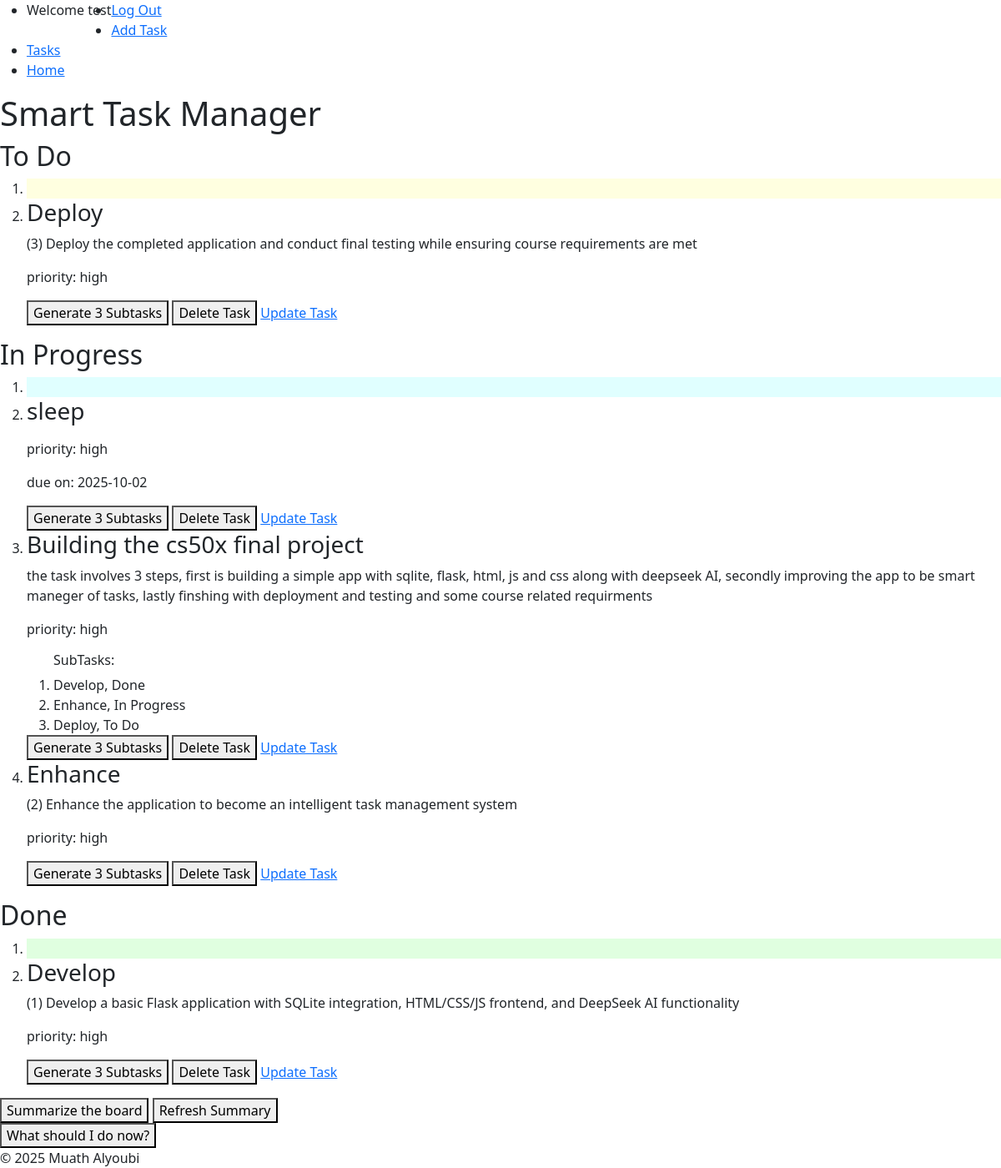
Page / (signed in) on the earlier database version.
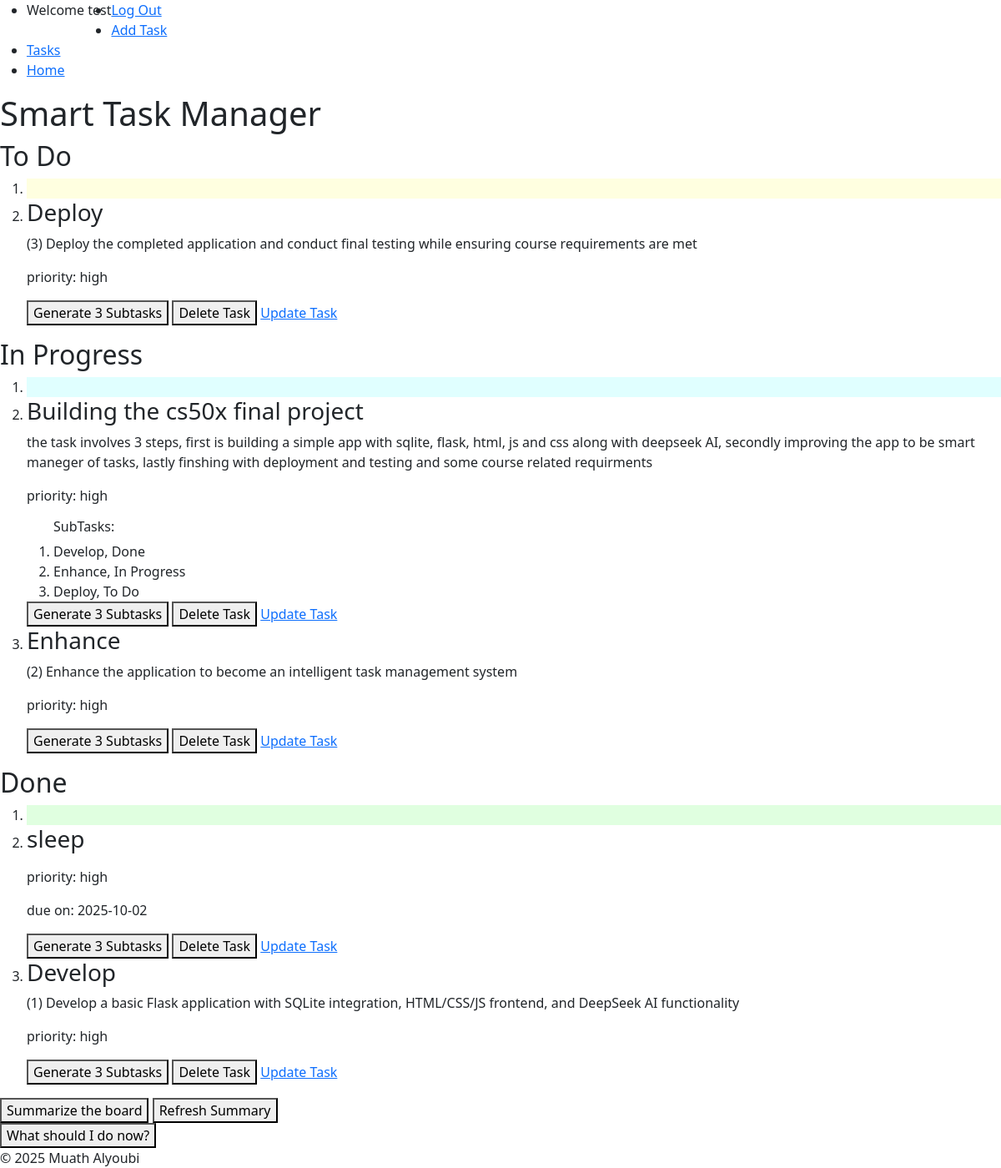
Same page on the later database version.
### tables this page shows
CREATE TABLE tasks(
                id INTEGER PRIMARY KEY AUTOINCREMENT NOT NULL,
                title TEXT NOT NULL,
                user_id INTEGER NOT NULL,
                description TEXT,
                status TEXT NOT NULL DEFAULT 'To Do',
                created_at TIMESTAMP DEFAULT CURRENT_TIMESTAMP, 
                priority TEXT NOT NULL, 
                due_date DATE, parent_id INTEGER DEFAULT NULL,  
                FOREIGN KEY (user_id) REFERENCES users(id) ON DELETE CASCADE
                );

### app.py (the view)
@app.route("/")
@login_required
def index():
    tasks = get_tasks_by_user(session["user_id"])
    subtasks = get_subtasks(session["user_id"])
    return render_template("index.html", tasks=tasks, subtasks=subtasks)

### db.py (called while the page is built)
def get_db():
    if "db" not in g:
        g.db = sqlite3.connect(
            DATABASE,
            detect_types=sqlite3.PARSE_DECLTYPES,
            check_same_thread=False
        )
        g.db.row_factory = sqlite3.Row
    return g.db

def get_tasks_by_user(user_id):
    db = get_db()
    return db.execute(
        """SELECT * FROM tasks WHERE user_id = ? ORDER BY
        CASE WHEN due_date IS NULL THEN 1 ELSE 0 END,
        due_date ASC,
        CASE priority
            WHEN 'high' THEN 1
            WHEN 'medium' THEN 2
            WHEN 'low' THEN 3
        END ASC;
        """,(user_id,)).fetchall()

def get_subtasks(user_id):
    db = get_db()
    return db.execute(
        "SELECT * FROM tasks WHERE user_id = ? AND parent_id IS NOT NULL ORDER BY parent_id",
        (user_id,)).fetchall()

### helpers.py (called while the page is built)
def login_required(f):
    @wraps(f)
    def decorated_function(*args, **kwargs):
        if session.get("user_id") is None:
            return redirect(url_for('login', next=request.url))
        return f(*args, **kwargs)
    return decorated_function

### templates/index.html (shortened to what this page needs)
{% extends "layout.html" %}
{% block body %}
        <header>
            <h1>Smart Task Manager</h1>
        </header>
        <main>
            <section id="kanban-board">
                <section id="todo-column" aria-labelledby="todo-heading" >
                    <h2 id="todo-heading">To Do</h2>
                    <ol class = "task-list" id="To Do">
                        <li style="background-color: #FFFFE0"></li>
                        {% for task in tasks %}
                            {% if task.status == 'To Do' %}
                                <li id="{{ task.id }}" class="task" draggable="true">
                                    <h3>{{ task.title }}</h3>
                                    <p>{{ task.description }}</p>
                                    <p>priority: {{ task.priority }}</p>
                                    {% set ns = namespace(printed=false) %}
                                    <button onclick="generateTask('{{ task.id}}')" id="sub-task">Generate 3 Subtasks</button>
                                    <button onclick="deleteTask('{{ task.id }}')" id="delete-task">Delete Task</button>
                                    <a href="{{ url_for('editTask', id=task.id) }}" id="update-task">Update Task</a>
                                </li>
                            {% endif %}
                        {% endfor %}
                    </ol>
                </section>
                <section id="in-progress-column"  aria-labelledby="in-progress-heading">
                    <h2 id="in-progress-heading">In Progress</h2>
                    <ol class = "task-list" id="In Progress">
                        <li style="background-color: #E0FFFF"></li>
                        {% for task in tasks %}
                            {% if task.status == 'In Progress' %}
                                <li id="{{ task.id }}" class="task" draggable="true">
                                    <h3>{{ task.title }}</h3>
                                    <p>{{ task.description }}</p>
                                    <p>priority: {{ task.priority }}</p>
                                    {% if task.due_date is not none %}
                                        <p>due on: {{ task.due_date }}</p>
                                    {% endif %}
                                    {% set ns = namespace(printed=false) %}
                                    <ol>
                                    {% for sub in subtasks %}
                                        {% if sub.parent_id == task.id %}
                                            {% if not ns.printed %}
                                                <h6>SubTasks:</h6>
                                                {% set ns.printed = true %}
                                            {% endif %}
                                            <li>{{ sub.title }}, {{ sub.status }}</li>
                                        {% endif %}
                                    {% endfor %}
                                    </ol>
                                    <button onclick="generateTask('{{ task.id}}')" id="sub-task">Generate 3 Subtasks</button>
                                    <button onclick="deleteTask('{{ task.id }}')" id="delete-task">Delete Task</button>
                                    <a href="{{ url_for('editTask', id=task.id) }}" id="update-task">Update Task</a>
                                </li>
                            {% endif %}
                        {% endfor %}
                    </ol>
                </section>
                <section id="done-column" aria-labelledby="done-heading">
                    <h2 id="done-heading">Done</h2>
                    <ol class = "task-list" id="Done">
                        <li style="background-color: #E0FFE0"></li>
                        {% for task in tasks %}
                            {% if task.status == 'Done' %}
                                <li id="{{ task.id }}" class="task" draggable="true">
                                    <h3>{{ task.title }}</h3>
                                    <p>{{ task.description }}</p>
                                    <p>priority: {{ task.priority }}</p>
                                    {% if task.due_date is not none %}
                                        <p>due on: {{ task.due_date }}</p>
                                    {% endif %}
                                    {% set ns = namespace(printed=false) %}
                                    <button onclick="generateTask('{{ task.id}}')" id="sub-task">Generate 3 Subtasks</button>
                                    <button onclick="deleteTask('{{ task.id }}')" id="delete-task">Delete Task</button>
                                    <a href="{{ url_for('editTask', id=task.id) }}" id="update-task">Update Task</a>
                                </li>
                            {% endif %}
                        {% endfor %}
                    </ol>
                </section>
            </section>
            <div>
                <button id="summarize" onclick="getSummary()">Summarize the board</button>
                <button id="refresh" onclick="refreshSummary()">Refresh Summary</button>
            </div>
            <button id="next-task-btn" onclick="getNextTask()">What should I do now?</button>
        </main>
{% endblock %}

### templates/layout.html (shortened to what this page needs)
<!DOCTYPE html>
<html lang="en">
    <head>
        <link rel="stylesheet" href="{{ url_for('static', filename='css/style.css') }}">
        <link href="https://getbootstrap.com/docs/5.3/assets/css/docs.css" rel="stylesheet">
        <link href="https://cdn.jsdelivr.net/npm/bootstrap@5.3.8/dist/css/bootstrap.min.css" rel="stylesheet">
    </head>
    <body>
        <nav id="navbar">
            {% if session["username"] %}
                <ul>
                    <li style="float: left;"><p>Welcome {{ session["username"] }}</p></li>
                    <li><a href="/logout">Log Out</a></li>
                    <li><a href="/addtask">Add Task</a></li>
                    <li><a href="/tasks">Tasks</a></li>
                    <li><a href="/">Home</a></li>
                </ul>
            {% else %}
                <ul>
                    <li><a href="/login">Log In</a></li>
                    <li><a href="/register">Register</a></li>
                </ul>
            {% endif %}
        </nav>
        {% block body %}{% endblock %}
        <footer>
            &copy; 2025 Muath Alyoubi
        </footer>
    </body>
</html>

Differences in the rows shown:
changed tasks "sleep": moves from the list under "In Progress" to the list under "Done"
